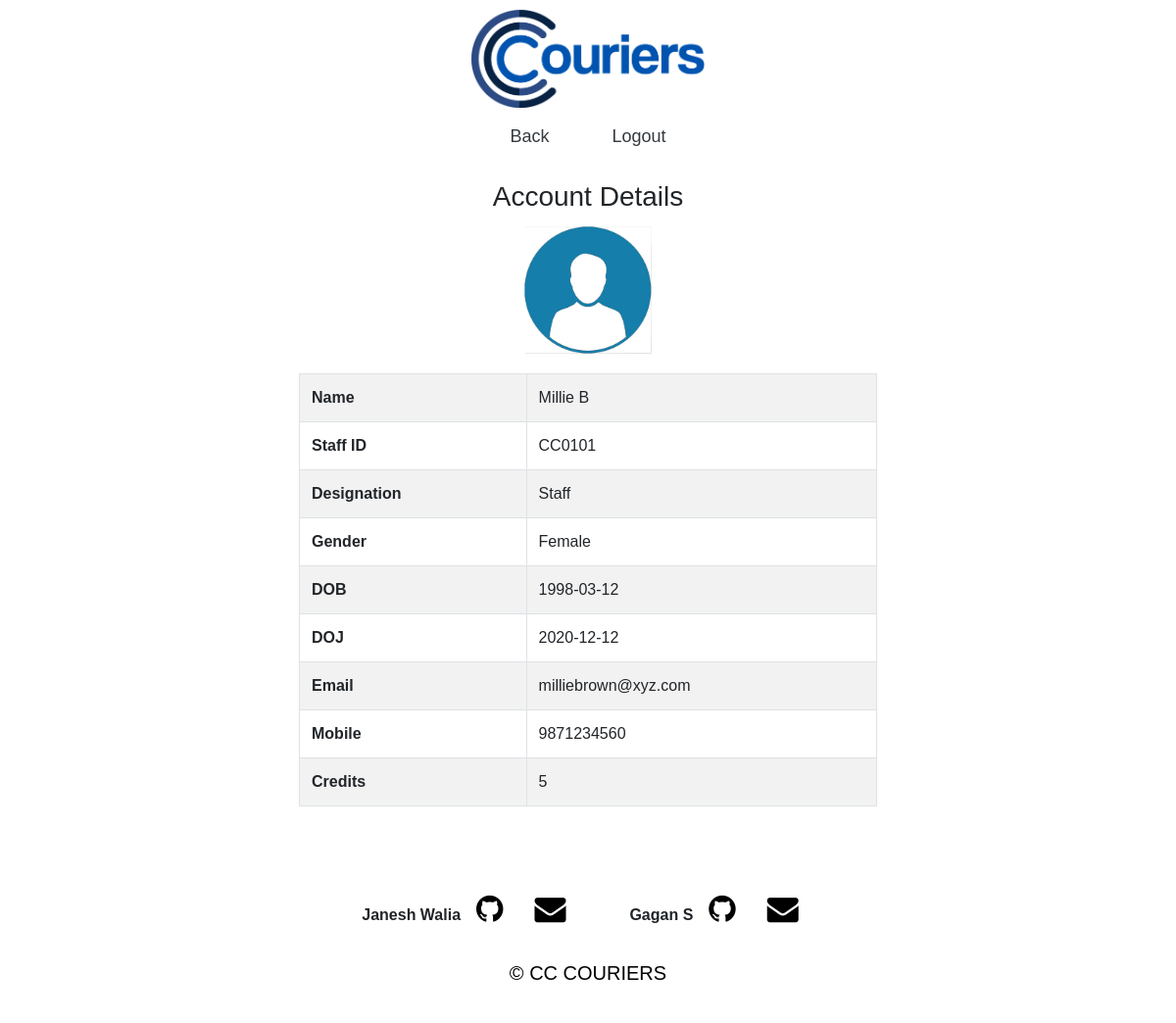
The app's page /account.php (signed in), older data.
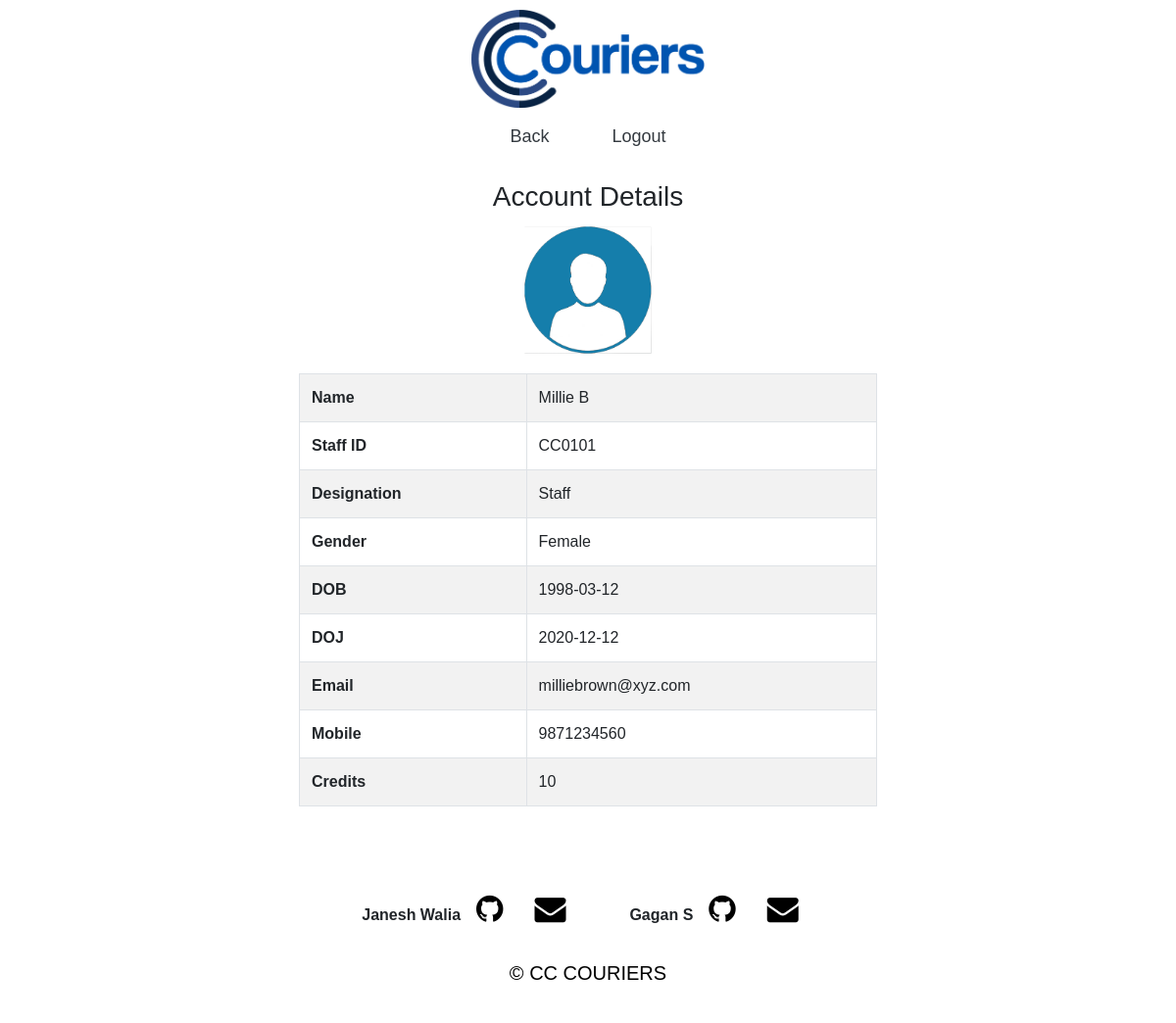
The same page, newer data.
### tables this page shows
CREATE TABLE `staff` (
  `StaffID` varchar(30) NOT NULL,
  `Name` varchar(30) NOT NULL,
  `Designation` varchar(30) NOT NULL,
  `Gender` varchar(10) NOT NULL,
  `DOB` date NOT NULL,
  `DOJ` date NOT NULL,
  `Salary` int(11) NOT NULL,
  `Mobile` bigint(20) NOT NULL,
  `Email` varchar(30) NOT NULL,
  `Credits` int(11) NOT NULL DEFAULT 0
);

### account.php (the view, shortened to what this page needs)
<?php
    include("db_connect.php");
    $id = $_SESSION['id'];
    $sql = "SELECT * FROM staff WHERE StaffID='$id'";
    $result = mysqli_query($conn, $sql);
    $staff = mysqli_fetch_assoc($result);
?>
<!DOCTYPE html>
<html>
    <head>
        <link rel="stylesheet" href="style/bootstrap.css">
        <link rel="stylesheet" href="style/index_styles.css">
        <link rel="stylesheet" href="https://cdnjs.cloudflare.com/ajax/libs/font-awesome/4.7.0/css/font-awesome.min.css">
    </head>
    <body style="font-family: Arial, Helvetica, sans-serif;">
        <div ><img src="Images/logo.png" id="logo" style="height: 100px !important; margin-top: 10px !important;"  ></div>
        <nav class="navbar navbar-toggleable-md navbar-expand-lg navbar-default navbar-light mb-10" style="background-color: rgba(255, 255, 255, 0.8);">
            <div class="container">
                <div class="collapse navbar-collapse" id="mainNav">
                    <div class="navbar-nav  " style="margin: 0 auto; font-size: large;">
                        <a class="nav-item nav-link text-dark mr-5  " href="staff.php">Back</a>
                        <a class="nav-item nav-link text-dark" href="logout.php" >Logout</a>
                    </div>
                </div>
            </div>
        </nav>
        <div class="container text-center" style="width : 50%; background-color: rgba(255, 255, 255, 0.7); margin-top: 10px; border-radius:15px; padding: 5px;">
            <h3 >Account Details</h3>
            <img src="Images/userlogo2.png" style="margin:0 auto; height: 140px; width: 140px; margin-bottom: 15px;">
            <table class="text-left table table-bordered table-striped" >
                <tr><td style="font-weight:bold;">Name</td><td><?php echo $staff['Name']; ?></td></tr>
                <tr><td style="font-weight:bold;">Staff ID</td><td><?php echo $staff['StaffID']; ?></td></tr>
                <tr><td style="font-weight:bold;">Designation</td><td><?php echo $staff['Designation']; ?></td></tr>
                <tr><td style="font-weight:bold;">Gender</td><td><?php echo $staff['Gender']; ?></td></tr>
                <tr><td style="font-weight:bold;">DOB</td><td><?php echo $staff['DOB']; ?></td></tr>
                <tr><td style="font-weight:bold;">DOJ</td><td><?php echo $staff['DOJ']; ?></td></tr>
                <tr><td style="font-weight:bold;">Email</td><td><?php echo $staff['Email']; ?></td></tr>
                <tr><td style="font-weight:bold;">Mobile</td><td><?php echo $staff['Mobile']; ?></td></tr>
                <tr><td style="font-weight:bold;">Credits</td><td><?php echo $staff['Credits']; ?></td></tr>
            </table>
        </div>
        <div class="container-fluid text-center mt-5" style="background-color: rgba(255, 255, 255, 0.7); padding: 20px; position: relative;">
            <div class="i-bar" style="display: flex; flex-direction: row; flex-wrap: wrap; justify-content:center; margin-bottom: 2em;">
                <strong>Janesh Walia<a class="fa fa-github" href="https://github.com/Janesh7" target=blank style="border: none; text-decoration: none;  margin: 0em 0.5em; color:black; font-size: xx-large;"></a></strong>
                <a class="fa fa-envelope" href="mailto:janeshwalia273@gmail.com" style="border: none; text-decoration: none;  margin: 0em 0.5em; color:black; font-size: xx-large;"></a>&nbsp &nbsp &nbsp &nbsp &nbsp &nbsp
                <strong>Gagan S<a class="fa fa-github" href="https://github.com/Astraxx04" target=blank style="border: none; text-decoration: none;  margin: 0em 0.5em; color:black; font-size: xx-large;"></a></strong>
                <a class="fa fa-envelope" href="mailto:gagan200254@gmail.com" style="border: none; text-decoration: none;  margin: 0em 0.5em; color:black; font-size: xx-large;"></a>
            </div>
            <p class="credit" style="font-size: 20px; font-stretch: 3px; text-align: center; color: black;">© CC COURIERS</p>
        </div>
    </body>
</html>

Row changes from the older to the newer data that the page shows:
changed staff "Millie B": Credits "5" → "10"
